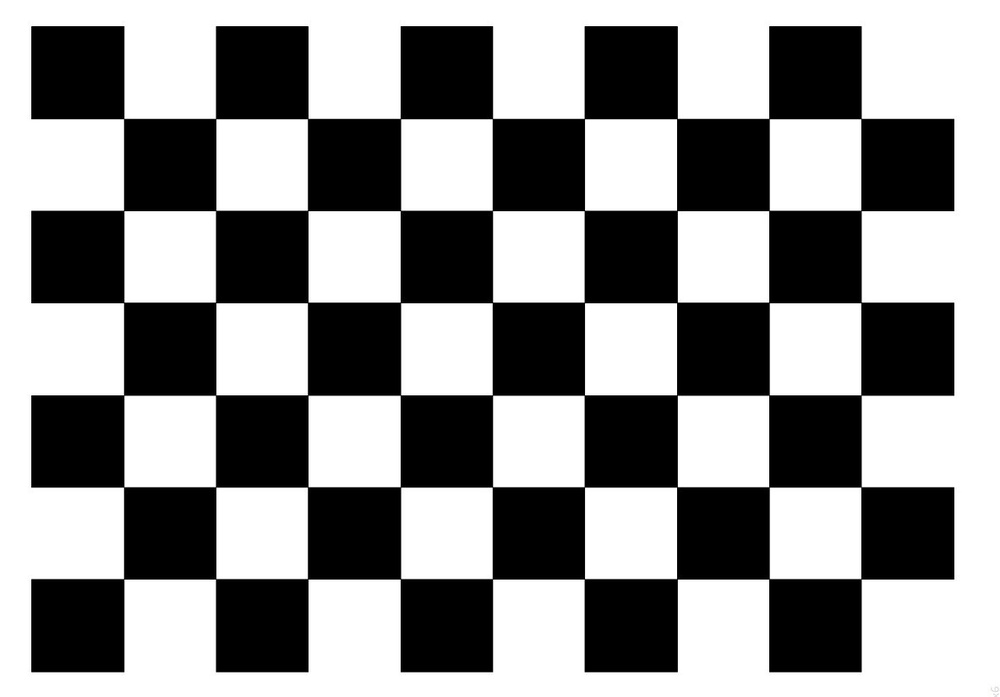
#> input picture NTHU_CV_HW1/chessboard-hw1.jpg, 1000 x 697 px, shrunk from 1183 x 825 before the run, found by its file name
$ python hw_a_3.py
#> lines starting #> are read from the running program, lines starting #| are printed output that depends on the picture; after the words box and inside, x2 and y2 are one past the last pixel; in counts of white or black regions, pixels touching at a corner belong together
import math
import numpy as np
np.seterr(divide='ignore',invalid='ignore')
import cv2
from scipy import signal
from HW1_B_rotatescale import *
'''
code explain follow the paper alg:
for function :gaussian_smooth()==>get_gaussian_filter==>get_gaussian_value
    1. smoothing the image
for function :structure_tensor_get_R_and_nms
    2. computing the gradient of image (gradient Ix,Iy ;Sobel )
    3. computing autocorrelation matrix (the Ix^2,Ix*Iy,Iy^2 & convoluted,structure tensor)
    4. compute the corner strength(calculate the R)
    5. Non-maximun supression
    6. Output
'''
def get_gaussian_value(sigma=1,x=1,y=1):
    '''
    Input:
        sigma : float,control scale of the gaussian function
        x : int,index
        y : int,index
    Output:
        gaussian value
    '''
    return (math.exp(-(x*x+y*y)/(2*sigma*sigma)))/(2*math.pi*sigma*sigma)
def get_gaussian_filter(sigma = 5, kernel_size = 5):
    '''
    Input:
        sigma : float,control scale of the gaussian function
        kernel_size : int,the filter size,more larger more smoother
    Output:
        gaussian_filter: the filter of gaussian
    '''
    mid = int(kernel_size/2)
    gaussian_filter = np.zeros([kernel_size, kernel_size])
    for i in range(kernel_size):
        for j in range(kernel_size):
            gaussian_filter[i, j] = get_gaussian_value(sigma, i-mid, j-mid)
    gaussian_filter = gaussian_filter / gaussian_filter.sum()
    return gaussian_filter
def gaussian_smooth(image_path,kernel_size=5,sigma=5):
    '''
    Input:
        image_path : path of image
        sigma : float,control scale of the gaussian function
        kernel_size : int,the filter size,more larger more smoother
    Output:
        iamge blur with gaussian filter
    '''
#> called with image_path = 'NTHU_CV_HW1/chessboard-hw1.jpg', kernel_size = 10, sigma = 5
    image = cv2.imread(image_path)
#> image is the input picture: shape (697, 1000, 3); mean B, G, R 144.9, 144.9, 144.9
    b, g, r = cv2.split(image)
    gaussian_filter = get_gaussian_filter(sigma, kernel_size)
    b5 = signal.convolve2d(b, gaussian_filter, boundary='symm', mode='same')
    g5 = signal.convolve2d(g, gaussian_filter, boundary='symm', mode='same')
    r5 = signal.convolve2d(r, gaussian_filter, boundary='symm', mode='same')
    output = cv2.merge([b5, g5, r5])
    cv2.imwrite('a_1_G_blur_k_size_'+str(kernel_size)+'.jpg', output)
def structure_tensor_get_R(window_size,image_path, threshold):
    Hx = np.zeros([3, 3])
    Hx[0] = [-1,0,1]
    Hx[1] = [-2,0,2]
    Hx[2] = [-1,0,1]
    Hy = np.zeros([3, 3])
    Hy[0] = [1,2,1]
    Hy[1] = [0,0,0]
    Hy[2] = [-1,-2,-1]
    image = cv2.imread(image_path)
    gray = cv2.cvtColor(image, cv2.COLOR_BGR2GRAY)
    gray_shape = np.shape(gray)
    fx = signal.convolve2d(gray, Hx / 8, mode='same')
    fy = signal.convolve2d(gray, Hy / 8, mode='same')
    # 3. computing autocorrelation matrix (structure tensor)
    gaussian_filter = get_gaussian_filter(sigma=5, kernel_size=window_size)
    fx_fx = fx * fx
    fx_fy = fx * fy
    fy_fy = fy * fy
    fx_fx = signal.convolve2d(fx_fx, gaussian_filter, mode='same')
    fx_fy = signal.convolve2d(fx_fy, gaussian_filter, mode='same')
    fy_fy = signal.convolve2d(fy_fy, gaussian_filter, mode='same')
    #  4. compute the corner strength(calculate the R)
    R = (fx_fx * fy_fy - fx_fy * fx_fy) / (fx_fx + fy_fy)
    skip = np.zeros(np.shape(fx_fx))
    for i in range(gray_shape[0]):
        for j in range(gray_shape[1]):
            if R[i, j] < threshold:
                skip[i, j] = 1
    return skip,R,gray_shape
# 5. Non-maximun supression follow the alg
def nms(tensor_window_size,nms_window_size, threshold, image_path, skip, R, gray_shape):
    image = cv2.imread(image_path)
    # 5. Non-maximun supression follow the alg
    radius = 0
    if nms_window_size % 2==1:
        radius = int((nms_window_size - 1) / 2)
    else:
        radius = int(nms_window_size / 2)
    for i in range(radius - 1, gray_shape[0] - radius):
        j = radius - 1
        while ((j < (gray_shape[1] - radius)) and (skip[i, j] or (R[i, j - 1] > R[i, j]))):
            j = j + 1
        while (j < (gray_shape[1] - radius)):
            while ((j < (gray_shape[1] - radius)) and (skip[i, j] or (R[i, j + 1] > R[i, j]))):
                j = j + 1
            if (j < (gray_shape[1] - radius)):
                p1 = j + 2
                while (p1 <= (j + radius) and (R[i, p1] < R[i, j])):
                    skip[i, p1] = 1
                    p1 = p1 + 1
                if p1 > (j + radius):
                    p2 = j - 1
                    while ((p2 >= (j - radius)) and (R[i, p2] <= R[i, j])):
                        p2 = p2 - 1
                    if p2 < j - radius:
                        k = i + radius
                        found = False
                        while not found and k > i:
                            l = j + radius
                            while not found and (l >= (j - radius)):
                                if R[k, l] > R[i, j]:
                                    found = True
                                else:
                                    skip[k, l] = 1
                                l = l - 1
                            k = k - 1
                        k = i - radius
                        while not found and k < i:
                            l = j - radius
                            while not found and (l <= (j + radius)):
                                if R[k, l] >= R[i, j]:
                                    found = True
                                l = l + 1
                            k = k + 1
                        if not found:
                            cv2.circle(image, (j, i), 1, (0, 0, 255), -1)
                j = p1
    cv2.imwrite('a_3_window_size_' + tensor_window_size + 'threshold_' + str(threshold) + '.jpg',
                image)

if __name__ == '__main__':
    #image_path = "original.jpg"
    image_path ="NTHU_CV_HW1/chessboard-hw1.jpg"

    threshold = 4
    gaussian_smooth(image_path, kernel_size=10, sigma=5)
    skip, R, gray_shape = structure_tensor_get_R(window_size=3, image_path="a_1_G_blur_k_size_10.jpg", threshold=threshold)
#> after the loop in structure_tensor_get_R, `for i in range(gray_shape[0]):`:
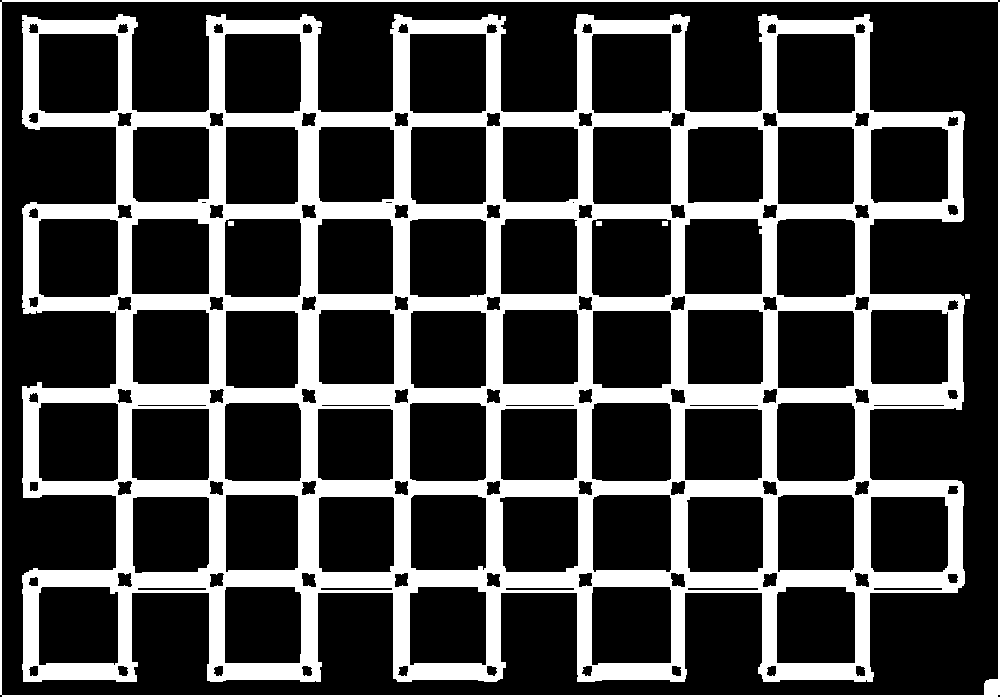
#> skip: shape (697, 1000) float64; values 0 (black) and 1 (white), 28% white; 5 white regions, box (x1, y1, x2, y2) and area: (22, 14, 970, 682) 187990, (0, 0, 1000, 697) 6971, (228, 221, 234, 226) 30, (596, 221, 602, 226) 30, (662, 221, 668, 226) 30
#> gray_shape = (697, 1000)
    nms(tensor_window_size="3", nms_window_size=3, threshold=threshold, image_path="a_1_G_blur_k_size_10.jpg", skip=skip, R=R,
        gray_shape=gray_shape)
#> after the loop in nms, `for i in range(radius - 1, gray_shape[0] - radius):`:
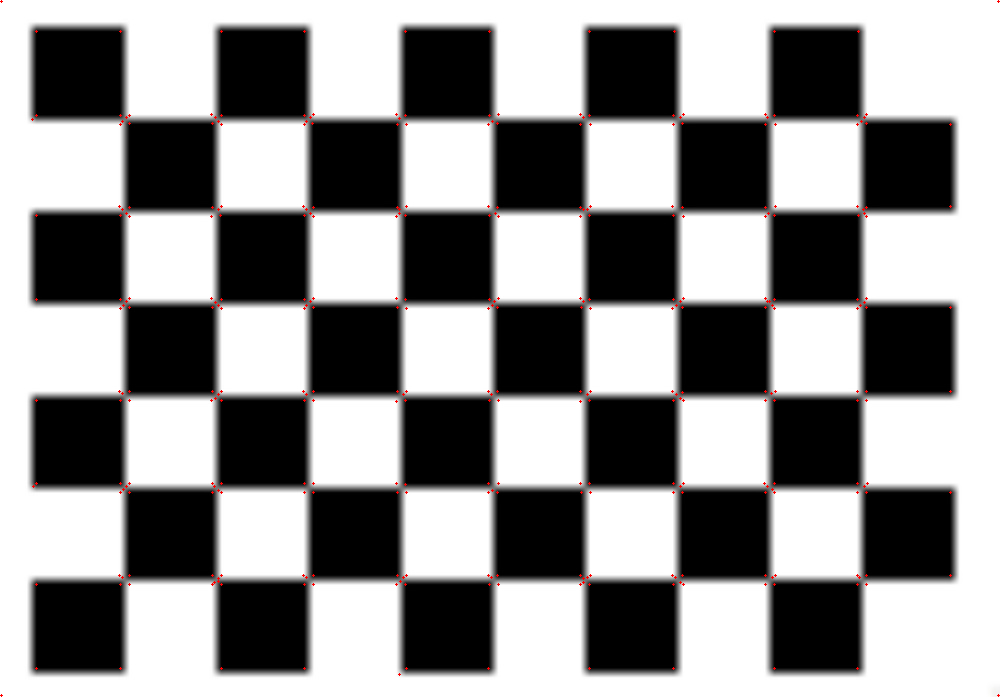
#> image: shape (697, 1000, 3); mean B, G, R 144.7, 144.7, 145.3
#> after the loop in nms, `for i in range(radius - 1, gray_shape[0] - radius):`:
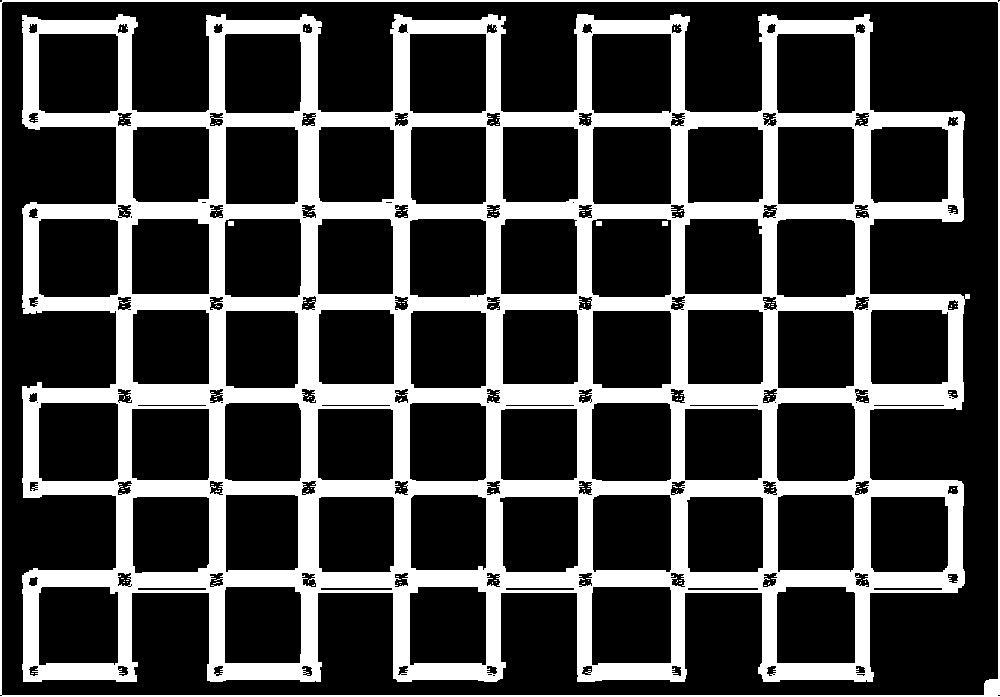
#> skip: shape (697, 1000) float64; values 0 (black) and 1 (white), 28.3% white; 159 white regions (154 under 20 px), largest, box (x1, y1, x2, y2) and area: (22, 14, 970, 682) 189671, (0, 0, 1000, 697) 6978, (228, 221, 234, 226) 30, (596, 221, 602, 226) 30, (662, 221, 668, 226) 30
#> after the loop in nms, `for i in range(radius - 1, gray_shape[0] - radius):`: found = False; k = 695; l = 1000; p2 = 996
    skip, R, gray_shape = structure_tensor_get_R(window_size=30, image_path="a_1_G_blur_k_size_10.jpg", threshold=threshold)
#> call 2 of structure_tensor_get_R, with window_size = 30, image_path = 'a_1_G_blur_k_size_10.jpg', threshold = 4
#> in structure_tensor_get_R (call 2), `fx_fy = signal.convolve2d(fx_fy, gaussian_filter, mode='same')`:
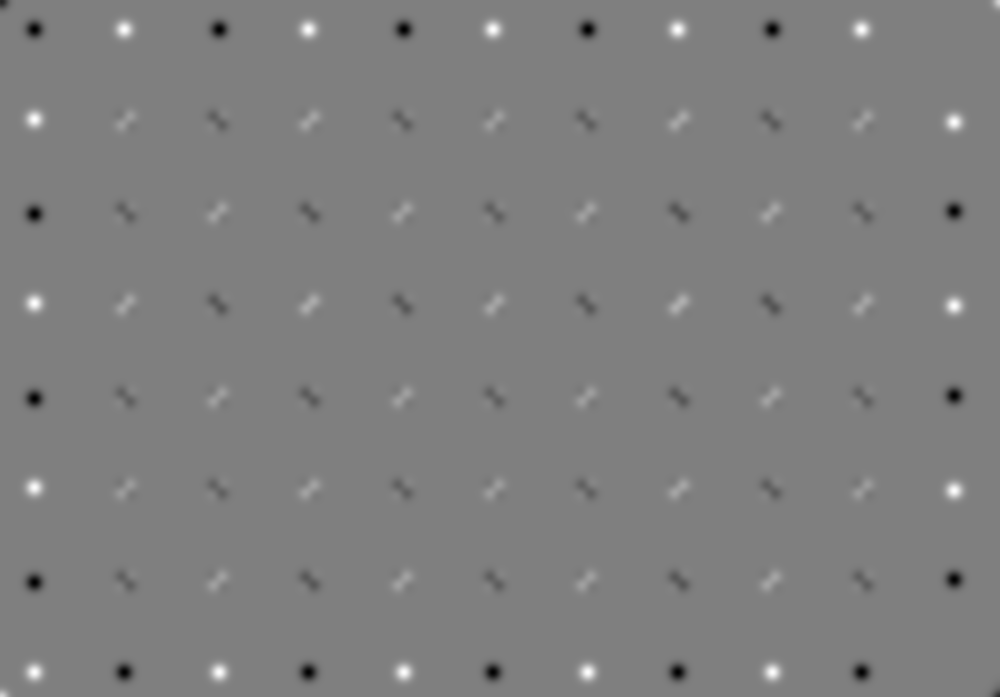
#> fx_fy: shape (697, 1000) float64; min -85.13, max 85.15, mean 0; drawn with min black and max white
#> after the loop in structure_tensor_get_R (call 2), `for i in range(gray_shape[0]):`: skip: shape (697, 1000) float64; values 0 (black) and 1 (white), 60.6% white; 156 black regions, largest, box (x1, y1, x2, y2) and area: (884, 0, 1000, 682) 27654, (16, 141, 103, 191) 4174, (16, 325, 103, 375) 3992
    nms(tensor_window_size="30", nms_window_size=3, threshold=threshold, image_path="a_1_G_blur_k_size_10.jpg", skip=skip, R=R,
        gray_shape=gray_shape)
#> call 2 of nms, with tensor_window_size = '30', nms_window_size = 3, threshold = 4, image_path = 'a_1_G_blur_k_size_10.jpg', gray_shape = (697, 1000)
#> after the loop in nms (call 2), `for i in range(radius - 1, gray_shape[0] - radius):`:
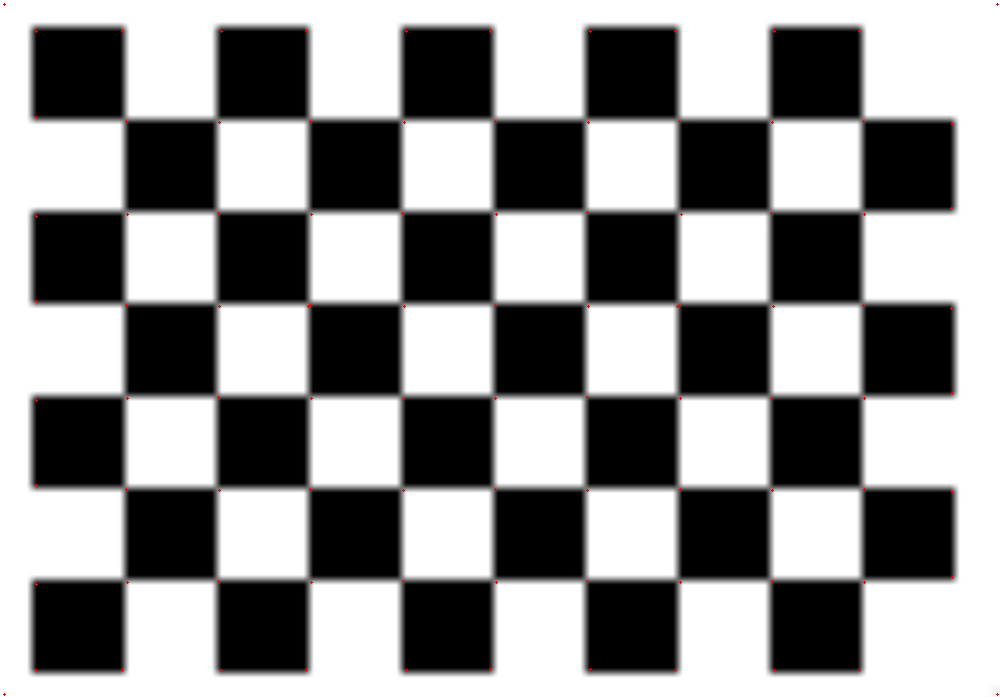
#> image: shape (697, 1000, 3); mean B, G, R 144.9, 144.9, 145
#> after the loop in nms (call 2), `for i in range(radius - 1, gray_shape[0] - radius):`:
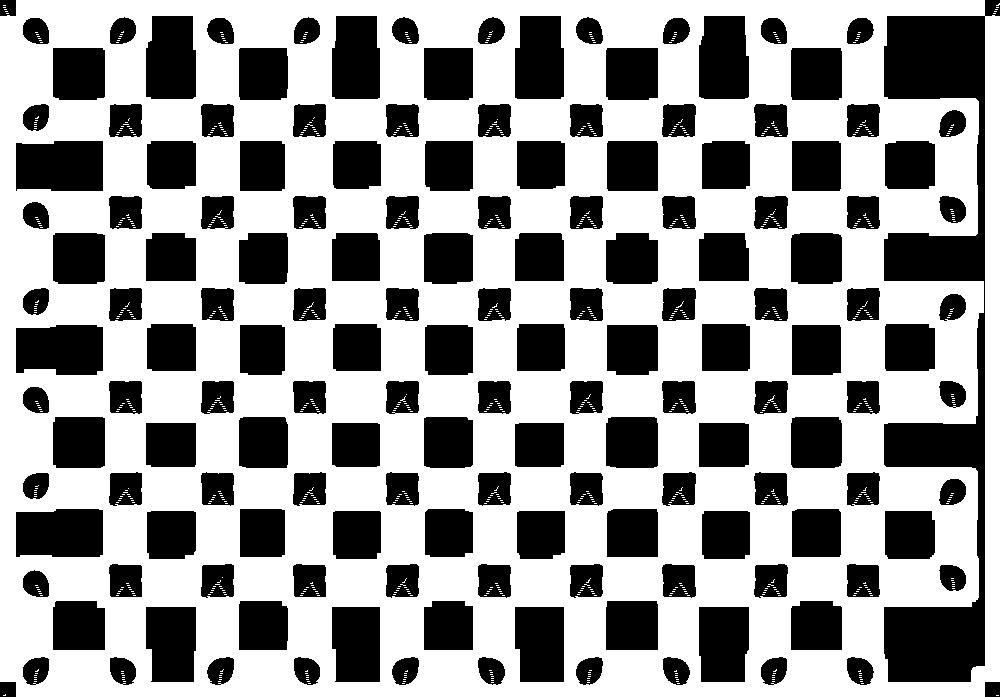
#> skip: shape (697, 1000) float64; values 0 (black) and 1 (white), 61.1% white; 156 black regions, largest, box (x1, y1, x2, y2) and area: (884, 0, 1000, 682) 27633, (16, 141, 103, 191) 4174, (16, 325, 103, 375) 3992
#> after the loop in nms (call 2), `for i in range(radius - 1, gray_shape[0] - radius):`: found = False; k = 694; l = 999; p1 = 16; p2 = 13
